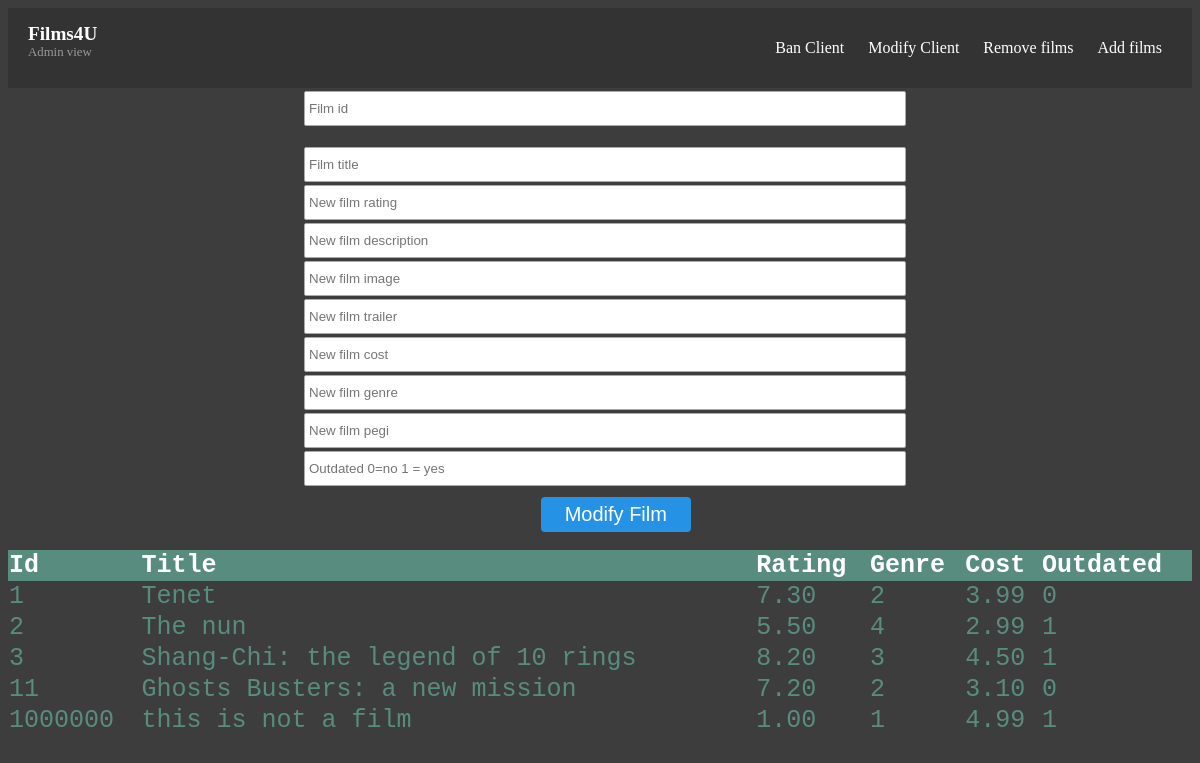
Screenshot of /modifyFilms.php (signed in) with the database file from the repository.
### tables this page shows
CREATE TABLE `films` (
  `films_id` int(11) NOT NULL,
  `title` varchar(100) NOT NULL,
  `rating` decimal(4,2) NOT NULL,
  `description` mediumtext NOT NULL,
  `image` varchar(100) NOT NULL,
  `trailer` varchar(100) NOT NULL,
  `cost` decimal(4,2) NOT NULL,
  `genre` int(11) NOT NULL,
  `pegi` int(11) NOT NULL,
  `outdated` tinyint(1) NOT NULL DEFAULT 0
);

### modifyFilms.php (the view, shortened to what this page needs)
<?php
	include("connection.php");
?>
<!DOCTYPE html>
<html>
<head>
	<link rel="stylesheet" href="clientBanCSS.css">
</head>
<body>
	<header id="main-header">
		<a id="logo-header" href="adminIndex.php">
			<span class="site-name">Films4U</span>
			<span class="site-desc">Admin view</span>
		</a>
		<nav>
			<ul>
				<li><a href="clientBan.php">Ban Client</a></li>
				<li><a href="modifyClient.php">Modify Client</a></li>
				<li><a href="filmRemove.php">Remove films</a></li>
				<li><a href="adminIndex.php">Add films</a></li>
			</ul>
		</nav>
	</header>
	<div id="box">
		<form method="POST">
            <input id="text" type="number" name="film_id" autofocus placeholder="Film id"><br><br>
            <input id="text" type="text" name="title" autofocus placeholder="Film title">
            <input id="text" type="number" step="any" name="Rating" autofocus placeholder="New film rating">
            <input id="text" type="text" name="description" autofocus placeholder="New film description">
            <input id="text" type="text" name="image" autofocus placeholder="New film image">
            <input id="text" type="text" name="trailer" autofocus placeholder="New film trailer">
            <input id="text" type="number" step="any" name="cost" autofocus placeholder="New film cost">
            <input id="text" type="number" name="genre" autofocus placeholder="New film genre">
            <input id="text" type="number" name="pegi" autofocus placeholder="New film pegi">
            <input id="text" type="number" name="outdated" autofocus placeholder="Outdated 0=no 1 = yes">
			<input id="button" type="submit" name="modifyfilm" value="Modify Film"><br><br>
		</form>
	</div>
    <table>
    <tr>
        <th>Id</th>
        <th>Title</th>
        <th>Rating</th>
        <th>Genre</th>
        <th>Cost</th>
        <th>Outdated</th>
    </tr>
    <?php
        $sql = "SELECT * FROM films";
        $result = $con->query($sql);
        if ($result->num_rows > 0) {
            while($row = $result->fetch_assoc()) {
            echo "<tr><td>" . $row["films_id"]. "</td><td>" . $row["title"] . "</td> <td>" . $row["rating"] . "</td><td>"
            . $row["genre"]. "</td><td>". $row["cost"]. "</td> <td>". $row["outdated"]. "</td> </tr>";
            }
            echo "</table>";
        } else { echo "0 results";
        }
    ?>
</body>
</html>

### clientBanCSS.css (style rules this page uses)
table { border-collapse: collapse; width: 100%; color: #588c7e; font-family: monospace; font-size: 25px; text-align: left; }
th { background-color: #588c7e; color: white; }
#main-header { background: #333; color: white; height: 80px; }
#main-header a { color: white; }
#logo-header { float: left; padding: 15px 0 0 20px; text-decoration: none; }
#logo-header .site-name { display: block; font-weight: 700; font-size: 1.2em; }
#logo-header .site-desc { display: block; font-weight: 300; font-size: 0.8em; color: #999; }
nav { float: right; }
nav ul { margin: 0; padding: 0; list-style: none; padding-right: 20px; }
nav ul li { display: inline-block; line-height: 80px; }
nav ul li a { display: block; padding: 0 10px; text-decoration: none; }
#text { height: 25px; border-radius: 2px; padding: 4px; border: solid thin #aaa; margin-top: 0.25%; margin-left: 25%; width: 50%; }
#button { padding: 6px; margin-left: 45%; border-radius: 4px; width: 150px; color: white; background-color: #2592E6; border: none; margin-top: 1%; font-size: 20px; }
body { background-color: #3d3d3d; }

### rows the page displays
films: films_id "1", title "Tenet", rating "7.30", genre "2", cost "3.99", outdated "0"
films: films_id "2", title "The nun", rating "5.50", genre "4", cost "2.99", outdated "1"
films: films_id "3", title "Shang-Chi: the legend of 10 rings", rating "8.20", genre "3", cost "4.50", outdated "1"
films: films_id "11", title "Ghosts Busters: a new mission", rating "7.20", genre "2", cost "3.10", outdated "0"
films: films_id "1000000", title "this is not a film", rating "1.00", genre "1", cost "4.99", outdated "1"
